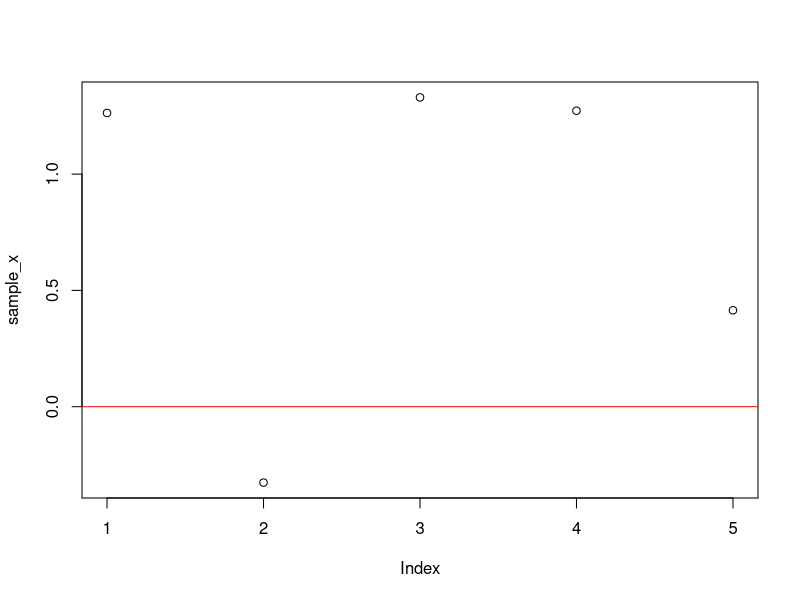
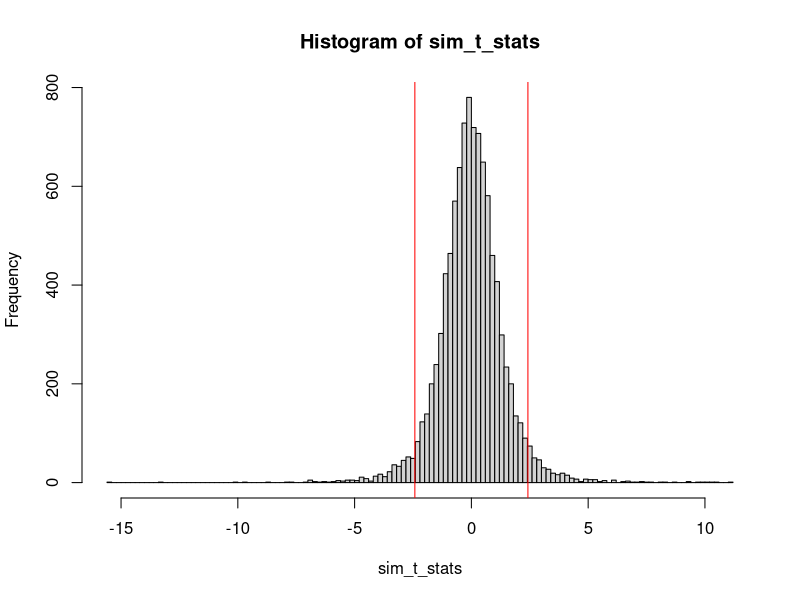

The R source for these figures, in order:
## ---- chunk 1
set.seed(0)
N <- 5
sample_x <- rnorm(N, mean=0, sd=1)
plot(sample_x, ylim=c(min(0,sample_x),max(0,sample_x)))
abline(h=0, col='red')
mean(sample_x)
## ---- chunk 2
mu_null <- 0
sample_t_stat <- (mean(sample_x)-mu_null)/(sd(sample_x)/sqrt(N))
print(sample_t_stat)
## ---- chunk 3
N_simulations <- 10000 #1000000
sim_x <- replicate(N_simulations, rnorm(N,mu_null,sd=1))
print(sim_x[,1:5])
## ---- chunk 4
sim_x_mean_diff <- colMeans(sim_x) - mu_null
sim_x_std_err <- apply(sim_x, 2, sd)/sqrt(N)
sim_t_stats <- sim_x_mean_diff/sim_x_std_err 
## ---- chunk 5
hist(sim_t_stats, 100)
abline(v=c(-sample_t_stat,+sample_t_stat), col='red')

equal_or_more_extreme <- abs(sim_t_stats) >= abs(sample_t_stat)
calc_p_val <- sum(equal_or_more_extreme)/N_simulations
print(calc_p_val)
## ---- chunk 6
print(t.test(sample_x)$p.value)
